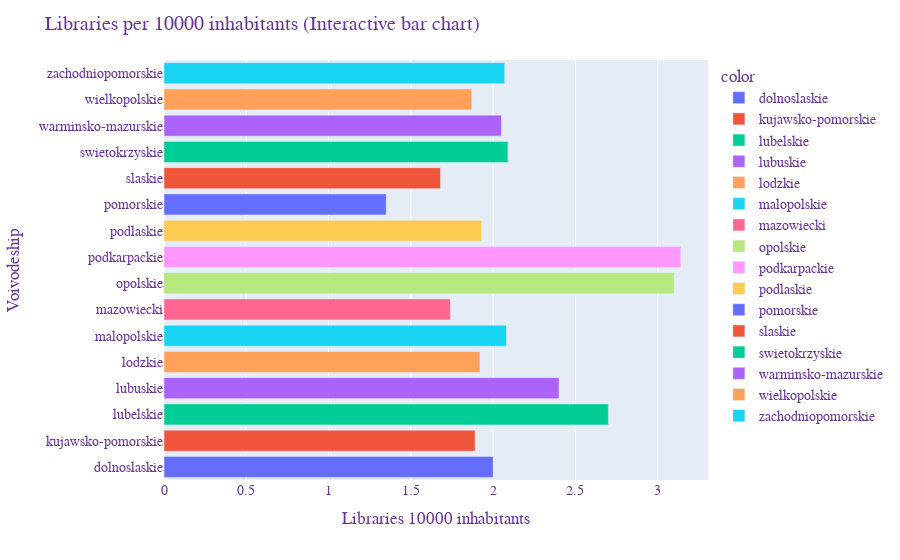

Here is the notebook cell this chart was saved with:
### Markdown cell above
## Let's build several interactive barcharts

### Code cell
# Interactive bar chart with Plotly Express
# Libraries per 10000 inhabitants

fig1 = px \
        .bar(x = (libraries.Number_of_libraries*10000 / population.Total).round(2), 
             y = libraries.Voivodeship, 
             color=libraries.Voivodeship,
            )

fig1.update_layout(
    title='Libraries per 10000 inhabitants (Interactive bar chart)',
    xaxis_title='Libraries 10000 inhabitants',
    yaxis_title='Voivodeship',
    font=dict(
    family="Courier New, monospace",
    size=14,
    color="RebeccaPurple"
    )
)

fig1.show()

### Figure 1 — Plotly figure (JSON) as saved in the notebook; plotly's stock layout.template omitted (floating-point values rounded to 4 significant figures)
{"data": [{"alignmentgroup": "True", "hovertemplate": "color=dolnoslaskie<br>x=%{x}<br>y=%{y}<extra></extra>", "legendgroup": "dolnoslaskie", "marker": {"color": "#636efa", "pattern": {"shape": ""}}, "name": "dolnoslaskie", "offsetgroup": "dolnoslaskie", "orientation": "h", "showlegend": true, "textposition": "auto", "type": "bar", "x": [2], "xaxis": "x", "y": ["dolnoslaskie"], "yaxis": "y"}, {"alignmentgroup": "True", "hovertemplate": "color=kujawsko-pomorskie<br>x=%{x}<br>y=%{y}<extra></extra>", "legendgroup": "kujawsko-pomorskie", "marker": {"color": "#EF553B", "pattern": {"shape": ""}}, "name": "kujawsko-pomorskie", "offsetgroup": "kujawsko-pomorskie", "orientation": "h", "showlegend": true, "textposition": "auto", "type": "bar", "x": [1.89], "xaxis": "x", "y": ["kujawsko-pomorskie"], "yaxis": "y"}, {"alignmentgroup": "True", "hovertemplate": "color=lubelskie<br>x=%{x}<br>y=%{y}<extra></extra>", "legendgroup": "lubelskie", "marker": {"color": "#00cc96", "pattern": {"shape": ""}}, "name": "lubelskie", "offsetgroup": "lubelskie", "orientation": "h", "showlegend": true, "textposition": "auto", "type": "bar", "x": [2.7], "xaxis": "x", "y": ["lubelskie"], "yaxis": "y"}, {"alignmentgroup": "True", "hovertemplate": "color=lubuskie<br>x=%{x}<br>y=%{y}<extra></extra>", "legendgroup": "lubuskie", "marker": {"color": "#ab63fa", "pattern": {"shape": ""}}, "name": "lubuskie", "offsetgroup": "lubuskie", "orientation": "h", "showlegend": true, "textposition": "auto", "type": "bar", "x": [2.4], "xaxis": "x", "y": ["lubuskie"], "yaxis": "y"}, {"alignmentgroup": "True", "hovertemplate": "color=lodzkie<br>x=%{x}<br>y=%{y}<extra></extra>", "legendgroup": "lodzkie", "marker": {"color": "#FFA15A", "pattern": {"shape": ""}}, "name": "lodzkie", "offsetgroup": "lodzkie", "orientation": "h", "showlegend": true, "textposition": "auto", "type": "bar", "x": [1.92], "xaxis": "x", "y": ["lodzkie"], "yaxis": "y"}, {"alignmentgroup": "True", "hovertemplate": "color=malopolskie<br>x=%{x}<br>y=%{y}<extra></extra>", "legendgroup": "malopolskie", "marker": {"color": "#19d3f3", "pattern": {"shape": ""}}, "name": "malopolskie", "offsetgroup": "malopolskie", "orientation": "h", "showlegend": true, "textposition": "auto", "type": "bar", "x": [2.08], "xaxis": "x", "y": ["malopolskie"], "yaxis": "y"}, {"alignmentgroup": "True", "hovertemplate": "color=mazowiecki<br>x=%{x}<br>y=%{y}<extra></extra>", "legendgroup": "mazowiecki", "marker": {"color": "#FF6692", "pattern": {"shape": ""}}, "name": "mazowiecki", "offsetgroup": "mazowiecki", "orientation": "h", "showlegend": true, "textposition": "auto", "type": "bar", "x": [1.74], "xaxis": "x", "y": ["mazowiecki"], "yaxis": "y"}, {"alignmentgroup": "True", "hovertemplate": "color=opolskie<br>x=%{x}<br>y=%{y}<extra></extra>", "legendgroup": "opolskie", "marker": {"color": "#B6E880", "pattern": {"shape": ""}}, "name": "opolskie", "offsetgroup": "opolskie", "orientation": "h", "showlegend": true, "textposition": "auto", "type": "bar", "x": [3.1], "xaxis": "x", "y": ["opolskie"], "yaxis": "y"}, {"alignmentgroup": "True", "hovertemplate": "color=podkarpackie<br>x=%{x}<br>y=%{y}<extra></extra>", "legendgroup": "podkarpackie", "marker": {"color": "#FF97FF", "pattern": {"shape": ""}}, "name": "podkarpackie", "offsetgroup": "podkarpackie", "orientation": "h", "showlegend": true, "textposition": "auto", "type": "bar", "x": [3.14], "xaxis": "x", "y": ["podkarpackie"], "yaxis": "y"}, {"alignmentgroup": "True", "hovertemplate": "color=podlaskie<br>x=%{x}<br>y=%{y}<extra></extra>", "legendgroup": "podlaskie", "marker": {"color": "#FECB52", "pattern": {"shape": ""}}, "name": "podlaskie", "offsetgroup": "podlaskie", "orientation": "h", "showlegend": true, "textposition": "auto", "type": "bar", "x": [1.93], "xaxis": "x", "y": ["podlaskie"], "yaxis": "y"}, {"alignmentgroup": "True", "hovertemplate": "color=pomorskie<br>x=%{x}<br>y=%{y}<extra></extra>", "legendgroup": "pomorskie", "marker": {"color": "#636efa", "pattern": {"shape": ""}}, "name": "pomorskie", "offsetgroup": "pomorskie", "orientation": "h", "showlegend": true, "textposition": "auto", "type": "bar", "x": [1.35], "xaxis": "x", "y": ["pomorskie"], "yaxis": "y"}, {"alignmentgroup": "True", "hovertemplate": "color=slaskie<br>x=%{x}<br>y=%{y}<extra></extra>", "legendgroup": "slaskie", "marker": {"color": "#EF553B", "pattern": {"shape": ""}}, "name": "slaskie", "offsetgroup": "slaskie", "orientation": "h", "showlegend": true, "textposition": "auto", "type": "bar", "x": [1.68], "xaxis": "x", "y": ["slaskie"], "yaxis": "y"}, {"alignmentgroup": "True", "hovertemplate": "color=swietokrzyskie<br>x=%{x}<br>y=%{y}<extra></extra>", "legendgroup": "swietokrzyskie", "marker": {"color": "#00cc96", "pattern": {"shape": ""}}, "name": "swietokrzyskie", "offsetgroup": "swietokrzyskie", "orientation": "h", "showlegend": true, "textposition": "auto", "type": "bar", "x": [2.09], "xaxis": "x", "y": ["swietokrzyskie"], "yaxis": "y"}, {"alignmentgroup": "True", "hovertemplate": "color=warminsko-mazurskie<br>x=%{x}<br>y=%{y}<extra></extra>", "legendgroup": "warminsko-mazurskie", "marker": {"color": "#ab63fa", "pattern": {"shape": ""}}, "name": "warminsko-mazurskie", "offsetgroup": "warminsko-mazurskie", "orientation": "h", "showlegend": true, "textposition": "auto", "type": "bar", "x": [2.05], "xaxis": "x", "y": ["warminsko-mazurskie"], "yaxis": "y"}, {"alignmentgroup": "True", "hovertemplate": "color=wielkopolskie<br>x=%{x}<br>y=%{y}<extra></extra>", "legendgroup": "wielkopolskie", "marker": {"color": "#FFA15A", "pattern": {"shape": ""}}, "name": "wielkopolskie", "offsetgroup": "wielkopolskie", "orientation": "h", "showlegend": true, "textposition": "auto", "type": "bar", "x": [1.87], "xaxis": "x", "y": ["wielkopolskie"], "yaxis": "y"}, {"alignmentgroup": "True", "hovertemplate": "color=zachodniopomorskie<br>x=%{x}<br>y=%{y}<extra></extra>", "legendgroup": "zachodniopomorskie", "marker": {"color": "#19d3f3", "pattern": {"shape": ""}}, "name": "zachodniopomorskie", "offsetgroup": "zachodniopomorskie", "orientation": "h", "showlegend": true, "textposition": "auto", "type": "bar", "x": [2.07], "xaxis": "x", "y": ["zachodniopomorskie"], "yaxis": "y"}], "layout": {"barmode": "relative", "font": {"color": "RebeccaPurple", "family": "Courier New, monospace", "size": 14}, "legend": {"title": {"text": "color"}, "tracegroupgap": 0}, "margin": {"t": 60}, "title": {"text": "Libraries per 10000 inhabitants (Interactive bar chart)"}, "xaxis": {"anchor": "y", "domain": [0, 1], "title": {"text": "Libraries 10000 inhabitants"}}, "yaxis": {"anchor": "x", "domain": [0, 1], "title": {"text": "Voivodeship"}}}}
